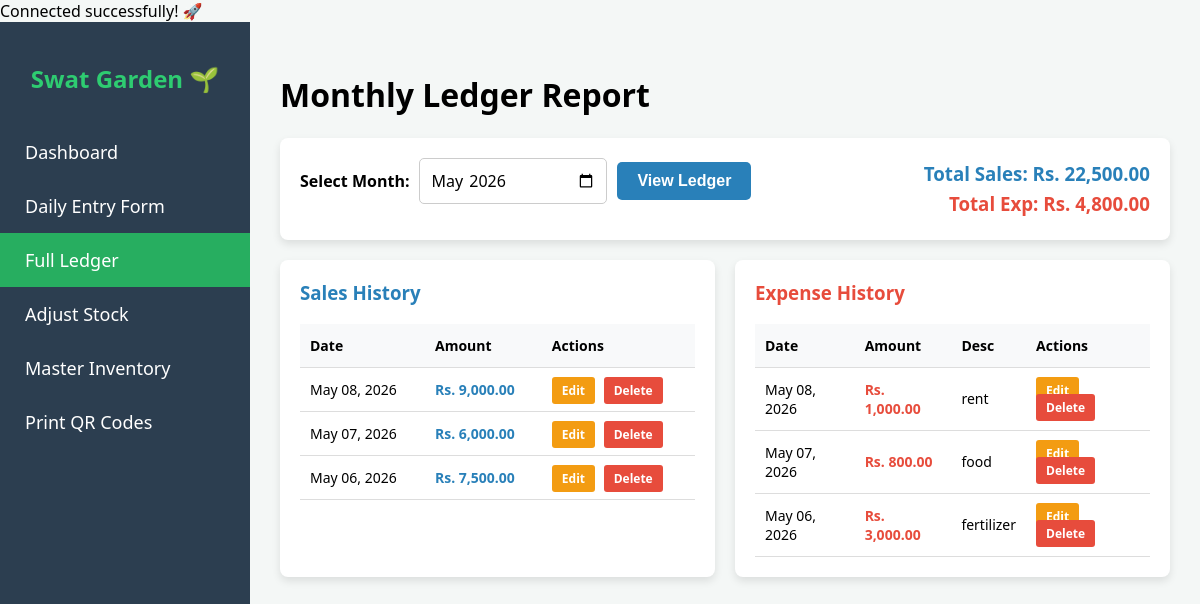
Screenshot of /ledger.php (signed in) with the database file from the repository.
### tables this page shows
CREATE TABLE `sales` (
  `sale_id` int(11) NOT NULL,
  `sale_date` datetime DEFAULT current_timestamp(),
  `total_amount` decimal(10,2) NOT NULL,
  `payment_method` varchar(50) DEFAULT 'Cash'
);

CREATE TABLE `expenses` (
  `expense_id` int(11) NOT NULL,
  `expense_date` datetime DEFAULT current_timestamp(),
  `amount` decimal(10,2) NOT NULL,
  `description` varchar(255) NOT NULL
);

### ledger.php (the view, shortened to what this page needs)
<?php
require 'db_connect.php';
$selectedMonth = isset($_GET['month']) ? $_GET['month'] : date('Y-m');
$salesList = $conn->query("SELECT * FROM sales WHERE DATE_FORMAT(sale_date, '%Y-%m') = '$selectedMonth' ORDER BY sale_date DESC");
$expList = $conn->query("SELECT * FROM expenses WHERE DATE_FORMAT(expense_date, '%Y-%m') = '$selectedMonth' ORDER BY expense_date DESC");
$monthSalesTotal = $conn->query("SELECT COALESCE(SUM(total_amount), 0) AS t FROM sales WHERE DATE_FORMAT(sale_date, '%Y-%m') = '$selectedMonth'")->fetch_assoc()['t'];
$monthExpTotal = $conn->query("SELECT COALESCE(SUM(amount), 0) AS t FROM expenses WHERE DATE_FORMAT(expense_date, '%Y-%m') = '$selectedMonth'")->fetch_assoc()['t'];
?>
<!DOCTYPE html>
<html lang="en">
<head>
</head>
<body>
    <div class="sidebar">
        <h2>Swat Garden 🌱</h2>
        <a href="index.php">Dashboard</a>
        <a href="daily_entry.php">Daily Entry Form</a>
        <a href="ledger.php" style="background-color: #27ae60;">Full Ledger</a>
        <a href="update_stock.php">Adjust Stock</a>
        <a href="inventory.php">Master Inventory</a>
        <a href="qr_codes.php">Print QR Codes</a>
    </div>
    <div class="main-content">
        <h1>Monthly Ledger Report</h1>
        <div class="header-controls">
            <form method="GET" action="ledger.php" class="filter-form">
                <label style="font-weight: bold;">Select Month:</label>
                <input type="month" name="month" value="<?php echo $selectedMonth; ?>" required>
                <button type="submit" class="btn-filter">View Ledger</button>
            </form>
            <div style="text-align: right;">
                <h3 style="margin: 0; color: #2980b9;">Total Sales: Rs. <?php echo number_format($monthSalesTotal, 2); ?></h3>
                <h3 style="margin: 5px 0 0 0; color: #e74c3c;">Total Exp: Rs. <?php echo number_format($monthExpTotal, 2); ?></h3>
            </div>
        </div>
        <div class="ledger-container">
            <div class="ledger-box">
                <h3 style="color: #2980b9; margin-top:0;">Sales History</h3>
                <table>
                    <tr><th>Date</th><th>Amount</th><th>Actions</th></tr>
                    <?php
                    if ($salesList->num_rows > 0) {
                        while($row = $salesList->fetch_assoc()) { ?>
                            <tr>
                                <td><?php echo date('M d, Y', strtotime($row['sale_date'])); ?></td>
                                <td><strong style="color: #2980b9;">Rs. <?php echo number_format($row['total_amount'], 2); ?></strong></td>
                                <td>
                                    <a href="edit_entry.php?dt=<?php echo urlencode($row['sale_date']); ?>" class="btn-edit">Edit</a>
                                    <a href="ledger.php?delete_sale=<?php echo $row['sale_id']; ?>&month=<?php echo $selectedMonth; ?>" class="btn-delete" onclick="return confirm('Are you sure you want to delete this sale?');">Delete</a>
                                </td>
                            </tr>
                        <?php }
                    } else {
                        echo "<tr><td colspan='3' style='text-align:center;'>No sales recorded this month.</td></tr>";
                    }
                    ?>
                </table>
            </div>
            <div class="ledger-box">
                <h3 style="color: #e74c3c; margin-top:0;">Expense History</h3>
                <table>
                    <tr><th>Date</th><th>Amount</th><th>Desc</th><th>Actions</th></tr>
                    <?php
                    if ($expList->num_rows > 0) {
                        while($row = $expList->fetch_assoc()) { ?>
                            <tr>
                                <td><?php echo date('M d, Y', strtotime($row['expense_date'])); ?></td>
                                <td><strong style="color: #e74c3c;">Rs. <?php echo number_format($row['amount'], 2); ?></strong></td>
                                <td><?php echo htmlspecialchars($row['description']); ?></td>
                                <td>
                                    <a href="edit_entry.php?dt=<?php echo urlencode($row['expense_date']); ?>" class="btn-edit">Edit</a>
                                    <a href="ledger.php?delete_exp=<?php echo $row['expense_id']; ?>&month=<?php echo $selectedMonth; ?>" class="btn-delete" onclick="return confirm('Are you sure you want to delete this expense?');">Delete</a>
                                </td>
                            </tr>
                        <?php }
                    } else {
                        echo "<tr><td colspan='4' style='text-align:center;'>No expenses recorded this month.</td></tr>";
                    }
                    ?>
                </table>
            </div>
        </div>
    </div>
</body>
</html>

### ledger.php (style rules this page uses)
body { font-family: 'Segoe UI', Tahoma, Geneva, Verdana, sans-serif; background-color: #f4f7f6; margin: 0; }
.sidebar { height: 100vh; width: 250px; background-color: #2c3e50; color: white; position: fixed; padding-top: 20px; }
.sidebar h2 { text-align: center; color: #2ecc71; margin-bottom: 30px; }
.sidebar a { padding: 15px 25px; text-decoration: none; font-size: 18px; color: white; display: block; }
.main-content { margin-left: 250px; padding: 30px; }
.header-controls { display: flex; justify-content: space-between; align-items: center; background: white; padding: 20px; border-radius: 8px; box-shadow: 0 4px 8px rgba(0,0,0,0.1); margin-bottom: 20px; }
.filter-form { display: flex; gap: 10px; align-items: center; }
input[type="month"] { padding: 10px; border: 1px solid #ccc; border-radius: 5px; font-size: 16px; font-family: inherit; }
button.btn-filter { padding: 10px 20px; background-color: #2980b9; color: white; border: none; border-radius: 5px; cursor: pointer; font-size: 16px; font-weight:bold; }
.ledger-container { display: flex; gap: 20px; }
.ledger-box { background: white; padding: 20px; border-radius: 8px; box-shadow: 0 4px 8px rgba(0,0,0,0.1); flex: 1; }
table { width: 100%; border-collapse: collapse; margin-top: 10px; font-size: 14px; }
th, td { padding: 12px 10px; border-bottom: 1px solid #ddd; text-align: left; }
th { background-color: #f8f9fa; }
.btn-edit { background-color: #f39c12; color: white; padding: 5px 10px; text-decoration: none; border-radius: 3px; font-size: 12px; font-weight: bold; margin-right: 5px; }
.btn-delete { background-color: #e74c3c; color: white; padding: 5px 10px; text-decoration: none; border-radius: 3px; font-size: 12px; font-weight: bold; }

### rows the page displays
sales: sale_date "May 08, 2026", total_amount "9,000.00"
sales: sale_date "May 07, 2026", total_amount "6,000.00"
sales: sale_date "May 06, 2026", total_amount "7,500.00"
expenses: expense_date "May 08, 2026", amount "1,000.00", description "rent"
expenses: expense_date "May 07, 2026", amount "800.00", description "food"
expenses: expense_date "May 06, 2026", amount "3,000.00", description "fertilizer"

### other values shown
$monthSalesTotal "22,500.00"
$monthExpTotal "4,800.00"
